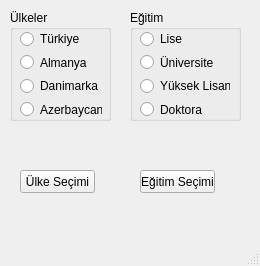
<?xml version="1.0" encoding="UTF-8"?>
<ui version="4.0">
 <class>MainWindow</class>
 <widget class="QMainWindow" name="MainWindow">
  <property name="geometry">
   <rect>
    <x>0</x>
    <y>0</y>
    <width>260</width>
    <height>266</height>
   </rect>
  </property>
  <property name="windowTitle">
   <string>MainWindow</string>
  </property>
  <widget class="QWidget" name="centralwidget">
   <widget class="QLabel" name="lblUlke">
    <property name="geometry">
     <rect>
      <x>20</x>
      <y>130</y>
      <width>81</width>
      <height>31</height>
     </rect>
    </property>
    <property name="text">
     <string/>
    </property>
    <property name="wordWrap">
     <bool>true</bool>
    </property>
   </widget>
   <widget class="QLabel" name="lblEgitim">
    <property name="geometry">
     <rect>
      <x>140</x>
      <y>130</y>
      <width>91</width>
      <height>31</height>
     </rect>
    </property>
    <property name="text">
     <string/>
    </property>
    <property name="wordWrap">
     <bool>true</bool>
    </property>
   </widget>
   <widget class="QPushButton" name="btnUlke">
    <property name="geometry">
     <rect>
      <x>20</x>
      <y>170</y>
      <width>75</width>
      <height>23</height>
     </rect>
    </property>
    <property name="text">
     <string>Ülke Seçimi</string>
    </property>
   </widget>
   <widget class="QPushButton" name="btnEgitim">
    <property name="geometry">
     <rect>
      <x>140</x>
      <y>170</y>
      <width>75</width>
      <height>23</height>
     </rect>
    </property>
    <property name="text">
     <string>Eğitim Seçimi</string>
    </property>
   </widget>
   <widget class="QGroupBox" name="groupBoxUlke">
    <property name="geometry">
     <rect>
      <x>10</x>
      <y>10</y>
      <width>101</width>
      <height>111</height>
     </rect>
    </property>
    <property name="title">
     <string>Ülkeler</string>
    </property>
    <widget class="QWidget" name="">
     <property name="geometry">
      <rect>
       <x>10</x>
       <y>20</y>
       <width>82</width>
       <height>88</height>
      </rect>
     </property>
     <layout class="QGridLayout" name="gridLayoutUlke">
      <item row="0" column="0">
       <widget class="QRadioButton" name="radioTurkiye">
        <property name="text">
         <string>Türkiye</string>
        </property>
       </widget>
      </item>
      <item row="1" column="0">
       <widget class="QRadioButton" name="radioAlmanya">
        <property name="text">
         <string>Almanya</string>
        </property>
       </widget>
      </item>
      <item row="2" column="0">
       <widget class="QRadioButton" name="radioDanimarka">
        <property name="text">
         <string>Danimarka</string>
        </property>
       </widget>
      </item>
      <item row="3" column="0">
       <widget class="QRadioButton" name="radioAzerbaycan">
        <property name="text">
         <string>Azerbaycan</string>
        </property>
       </widget>
      </item>
     </layout>
    </widget>
   </widget>
   <widget class="QGroupBox" name="groupBoxEgitim">
    <property name="geometry">
     <rect>
      <x>130</x>
      <y>10</y>
      <width>111</width>
      <height>111</height>
     </rect>
    </property>
    <property name="title">
     <string>Eğitim</string>
    </property>
    <widget class="QWidget" name="">
     <property name="geometry">
      <rect>
       <x>10</x>
       <y>20</y>
       <width>90</width>
       <height>88</height>
      </rect>
     </property>
     <layout class="QGridLayout" name="gridLayoutEgitim">
      <item row="0" column="0">
       <widget class="QRadioButton" name="radioLise">
        <property name="text">
         <string>Lise</string>
        </property>
       </widget>
      </item>
      <item row="1" column="0">
       <widget class="QRadioButton" name="radioUniversite">
        <property name="text">
         <string>Üniversite</string>
        </property>
       </widget>
      </item>
      <item row="2" column="0">
       <widget class="QRadioButton" name="radioYuksekLisans">
        <property name="text">
         <string>Yüksek Lisans</string>
        </property>
       </widget>
      </item>
      <item row="3" column="0">
       <widget class="QRadioButton" name="radioDoktora">
        <property name="text">
         <string>Doktora</string>
        </property>
       </widget>
      </item>
     </layout>
    </widget>
   </widget>
  </widget>
  <widget class="QMenuBar" name="menubar">
   <property name="geometry">
    <rect>
     <x>0</x>
     <y>0</y>
     <width>260</width>
     <height>21</height>
    </rect>
   </property>
  </widget>
  <widget class="QStatusBar" name="statusbar"/>
 </widget>
 <resources/>
 <connections/>
</ui>
